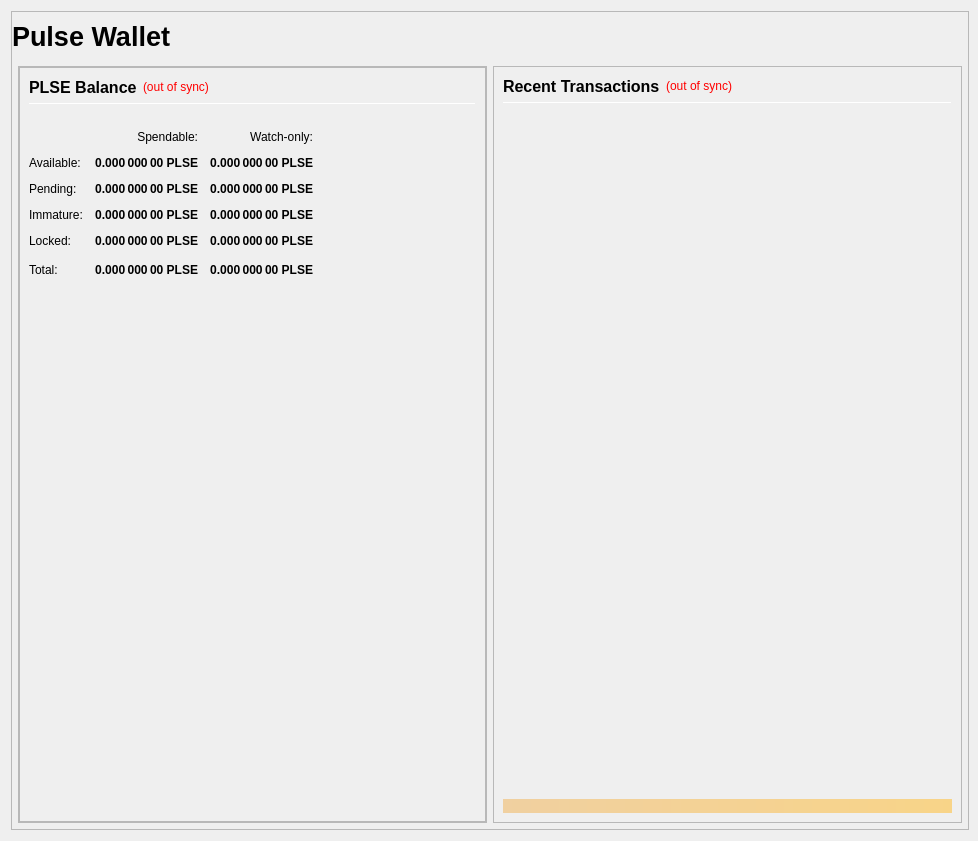
<?xml version="1.0" encoding="UTF-8"?>
<ui version="4.0">
 <class>OverviewPage</class>
 <widget class="QWidget" name="OverviewPage">
  <property name="geometry">
   <rect>
    <x>0</x>
    <y>0</y>
    <width>978</width>
    <height>841</height>
   </rect>
  </property>
  <property name="minimumSize">
   <size>
    <width>960</width>
    <height>682</height>
   </size>
  </property>
  <property name="windowTitle">
   <string>Form</string>
  </property>
  <layout class="QVBoxLayout" name="topLayout" stretch="1">
   <property name="rightMargin">
    <number>9</number>
   </property>
   <item>
    <widget class="QFrame" name="frame_BG">
     <property name="minimumSize">
      <size>
       <width>850</width>
       <height>610</height>
      </size>
     </property>
     <property name="maximumSize">
      <size>
       <width>16777215</width>
       <height>16777215</height>
      </size>
     </property>
     <property name="frameShape">
      <enum>QFrame::StyledPanel</enum>
     </property>
     <property name="frameShadow">
      <enum>QFrame::Raised</enum>
     </property>
     <layout class="QVBoxLayout" name="verticalLayout_3" stretch="0,1">
      <property name="leftMargin">
       <number>0</number>
      </property>
      <property name="topMargin">
       <number>0</number>
      </property>
      <property name="rightMargin">
       <number>0</number>
      </property>
      <property name="bottomMargin">
       <number>6</number>
      </property>
      <item>
       <widget class="QFrame" name="frame_Header">
        <layout class="QVBoxLayout" name="verticalLayout_Header" stretch="0">
         <property name="leftMargin">
          <number>0</number>
         </property>
         <property name="topMargin">
          <number>0</number>
         </property>
         <property name="rightMargin">
          <number>0</number>
         </property>
         <property name="bottomMargin">
          <number>0</number>
         </property>
         <item>
          <layout class="QHBoxLayout" name="horizontalLayout_Header" stretch="0">
           <property name="spacing">
            <number>6</number>
           </property>
           <item>
            <widget class="QLabel" name="labelOverviewHeaderLeft">
             <property name="minimumSize">
              <size>
               <width>852</width>
               <height>48</height>
              </size>
             </property>
             <property name="maximumSize">
              <size>
               <width>16777215</width>
               <height>48</height>
              </size>
             </property>
             <property name="font">
              <font>
               <pointsize>20</pointsize>
               <weight>75</weight>
               <bold>true</bold>
              </font>
             </property>
             <property name="text">
              <string>Pulse Wallet</string>
             </property>
             <property name="alignment">
              <set>Qt::AlignLeading|Qt::AlignLeft|Qt::AlignVCenter</set>
             </property>
             <property name="margin">
              <number>5</number>
             </property>
            </widget>
           </item>
          </layout>
         </item>
        </layout>
       </widget>
      </item>
      <item>
       <layout class="QVBoxLayout" name="verticalLayout_Master" stretch="1">
        <property name="leftMargin">
         <number>0</number>
        </property>
        <property name="topMargin">
         <number>0</number>
        </property>
        <property name="rightMargin">
         <number>0</number>
        </property>
        <property name="bottomMargin">
         <number>0</number>
        </property>
        <item>
         <widget class="QFrame" name="frame_Content">
          <layout class="QVBoxLayout" name="verticalLayout_Content">
           <property name="leftMargin">
            <number>6</number>
           </property>
           <property name="topMargin">
            <number>0</number>
           </property>
           <property name="rightMargin">
            <number>6</number>
           </property>
           <property name="bottomMargin">
            <number>0</number>
           </property>
           <item>
            <layout class="QHBoxLayout" name="horizontalLayout_Content" stretch="1,1">
             <property name="spacing">
              <number>6</number>
             </property>
             <item>
              <layout class="QVBoxLayout" name="verticalLayout_left" stretch="1">
               <item>
                <widget class="QFrame" name="frameObfuscation">
                 <property name="minimumSize">
                  <size>
                   <width>0</width>
                   <height>0</height>
                  </size>
                 </property>
                 <property name="frameShape">
                  <enum>QFrame::StyledPanel</enum>
                 </property>
                 <property name="frameShadow">
                  <enum>QFrame::Raised</enum>
                 </property>
                 <layout class="QVBoxLayout" name="verticalLayout" stretch="0">
                  <property name="leftMargin">
                   <number>0</number>
                  </property>
                  <property name="topMargin">
                   <number>0</number>
                  </property>
                  <property name="rightMargin">
                   <number>0</number>
                  </property>
                  <property name="bottomMargin">
                   <number>0</number>
                  </property>
                  <item>
                   <widget class="QFrame" name="frame_Balances">
                    <property name="frameShape">
                     <enum>QFrame::StyledPanel</enum>
                    </property>
                    <property name="frameShadow">
                     <enum>QFrame::Raised</enum>
                    </property>
                    <layout class="QVBoxLayout" name="verticalLayout_4">
                     <item>
                      <layout class="QHBoxLayout" name="horizontalLayout_4">
                       <item>
                        <widget class="QLabel" name="label_5">
                         <property name="minimumSize">
                          <size>
                           <width>0</width>
                           <height>20</height>
                          </size>
                         </property>
                         <property name="font">
                          <font>
                           <pointsize>12</pointsize>
                           <weight>75</weight>
                           <bold>true</bold>
                          </font>
                         </property>
                         <property name="text">
                          <string>PLSE Balance</string>
                         </property>
                        </widget>
                       </item>
                       <item>
                        <widget class="QLabel" name="labelWalletStatus">
                         <property name="cursor">
                          <cursorShape>WhatsThisCursor</cursorShape>
                         </property>
                         <property name="toolTip">
                          <string>The displayed information may be out of date. Your wallet automatically synchronizes with the Pulse network after a connection is established, but this process has not completed yet.</string>
                         </property>
                         <property name="styleSheet">
                          <string notr="true">QLabel { color: red; }</string>
                         </property>
                         <property name="text">
                          <string notr="true">(out of sync)</string>
                         </property>
                         <property name="alignment">
                          <set>Qt::AlignLeading|Qt::AlignLeft|Qt::AlignVCenter</set>
                         </property>
                        </widget>
                       </item>
                       <item>
                        <spacer name="horizontalSpacer_3">
                         <property name="orientation">
                          <enum>Qt::Horizontal</enum>
                         </property>
                         <property name="sizeHint" stdset="0">
                          <size>
                           <width>40</width>
                           <height>20</height>
                          </size>
                         </property>
                        </spacer>
                       </item>
                      </layout>
                     </item>
                     <item>
                      <widget class="Line" name="line_Balance">
                       <property name="minimumSize">
                        <size>
                         <width>0</width>
                         <height>1</height>
                        </size>
                       </property>
                       <property name="maximumSize">
                        <size>
                         <width>16777215</width>
                         <height>1</height>
                        </size>
                       </property>
                       <property name="orientation">
                        <enum>Qt::Horizontal</enum>
                       </property>
                      </widget>
                     </item>
                     <item>
                      <spacer name="verticalSpacer">
                       <property name="orientation">
                        <enum>Qt::Vertical</enum>
                       </property>
                       <property name="sizeType">
                        <enum>QSizePolicy::Fixed</enum>
                       </property>
                       <property name="sizeHint" stdset="0">
                        <size>
                         <width>20</width>
                         <height>20</height>
                        </size>
                       </property>
                      </spacer>
                     </item>
                     <item>
                      <layout class="QGridLayout" name="gridLayout">
                       <property name="spacing">
                        <number>12</number>
                       </property>
                       <item row="0" column="1">
                        <widget class="QLabel" name="labelSpendable">
                         <property name="text">
                          <string>Spendable:</string>
                         </property>
                         <property name="alignment">
                          <set>Qt::AlignRight|Qt::AlignTrailing|Qt::AlignVCenter</set>
                         </property>
                        </widget>
                       </item>
                       <item row="0" column="2">
                        <widget class="QLabel" name="labelWatchonly">
                         <property name="text">
                          <string>Watch-only:</string>
                         </property>
                         <property name="alignment">
                          <set>Qt::AlignRight|Qt::AlignTrailing|Qt::AlignVCenter</set>
                         </property>
                        </widget>
                       </item>
                       <item row="1" column="0">
                        <widget class="QLabel" name="labelBalanceText">
                         <property name="text">
                          <string>Available:</string>
                         </property>
                        </widget>
                       </item>
                       <item row="1" column="1">
                        <widget class="QLabel" name="labelBalance">
                         <property name="font">
                          <font>
                           <weight>75</weight>
                           <bold>true</bold>
                          </font>
                         </property>
                         <property name="cursor">
                          <cursorShape>IBeamCursor</cursorShape>
                         </property>
                         <property name="toolTip">
                          <string>Your current spendable balance</string>
                         </property>
                         <property name="text">
                          <string notr="true">0.000 000 00 PLSE</string>
                         </property>
                         <property name="alignment">
                          <set>Qt::AlignRight|Qt::AlignTrailing|Qt::AlignVCenter</set>
                         </property>
                         <property name="textInteractionFlags">
                          <set>Qt::LinksAccessibleByMouse|Qt::TextSelectableByKeyboard|Qt::TextSelectableByMouse</set>
                         </property>
                        </widget>
                       </item>
                       <item row="1" column="2">
                        <widget class="QLabel" name="labelWatchAvailable">
                         <property name="font">
                          <font>
                           <weight>75</weight>
                           <bold>true</bold>
                          </font>
                         </property>
                         <property name="cursor">
                          <cursorShape>IBeamCursor</cursorShape>
                         </property>
                         <property name="toolTip">
                          <string>Your current balance in watch-only addresses</string>
                         </property>
                         <property name="text">
                          <string notr="true">0.000 000 00 PLSE</string>
                         </property>
                         <property name="alignment">
                          <set>Qt::AlignRight|Qt::AlignTrailing|Qt::AlignVCenter</set>
                         </property>
                         <property name="textInteractionFlags">
                          <set>Qt::LinksAccessibleByMouse|Qt::TextSelectableByKeyboard|Qt::TextSelectableByMouse</set>
                         </property>
                        </widget>
                       </item>
                       <item row="2" column="0">
                        <widget class="QLabel" name="labelPendingText">
                         <property name="text">
                          <string>Pending:</string>
                         </property>
                        </widget>
                       </item>
                       <item row="2" column="1">
                        <widget class="QLabel" name="labelUnconfirmed">
                         <property name="font">
                          <font>
                           <weight>75</weight>
                           <bold>true</bold>
                          </font>
                         </property>
                         <property name="cursor">
                          <cursorShape>IBeamCursor</cursorShape>
                         </property>
                         <property name="toolTip">
                          <string>Total of transactions that have yet to be confirmed, and do not yet count toward the spendable balance</string>
                         </property>
                         <property name="text">
                          <string notr="true">0.000 000 00 PLSE</string>
                         </property>
                         <property name="alignment">
                          <set>Qt::AlignRight|Qt::AlignTrailing|Qt::AlignVCenter</set>
                         </property>
                         <property name="textInteractionFlags">
                          <set>Qt::LinksAccessibleByMouse|Qt::TextSelectableByKeyboard|Qt::TextSelectableByMouse</set>
                         </property>
                        </widget>
                       </item>
                       <item row="2" column="2">
                        <widget class="QLabel" name="labelWatchPending">
                         <property name="font">
                          <font>
                           <weight>75</weight>
                           <bold>true</bold>
                          </font>
                         </property>
                         <property name="cursor">
                          <cursorShape>IBeamCursor</cursorShape>
                         </property>
                         <property name="toolTip">
                          <string>Unconfirmed transactions to watch-only addresses</string>
                         </property>
                         <property name="text">
                          <string notr="true">0.000 000 00 PLSE</string>
                         </property>
                         <property name="alignment">
                          <set>Qt::AlignRight|Qt::AlignTrailing|Qt::AlignVCenter</set>
                         </property>
                         <property name="textInteractionFlags">
                          <set>Qt::LinksAccessibleByMouse|Qt::TextSelectableByKeyboard|Qt::TextSelectableByMouse</set>
                         </property>
                        </widget>
                       </item>
                       <item row="3" column="0">
                        <widget class="QLabel" name="labelImmatureText">
                         <property name="text">
                          <string>Immature:</string>
                         </property>
                        </widget>
                       </item>
                       <item row="3" column="1">
                        <widget class="QLabel" name="labelImmature">
                         <property name="font">
                          <font>
                           <weight>75</weight>
                           <bold>true</bold>
                          </font>
                         </property>
                         <property name="cursor">
                          <cursorShape>IBeamCursor</cursorShape>
                         </property>
                         <property name="toolTip">
                          <string>Staked or masternode rewards that has not yet matured</string>
                         </property>
                         <property name="text">
                          <string notr="true">0.000 000 00 PLSE</string>
                         </property>
                         <property name="alignment">
                          <set>Qt::AlignRight|Qt::AlignTrailing|Qt::AlignVCenter</set>
                         </property>
                         <property name="textInteractionFlags">
                          <set>Qt::LinksAccessibleByMouse|Qt::TextSelectableByKeyboard|Qt::TextSelectableByMouse</set>
                         </property>
                        </widget>
                       </item>
                       <item row="3" column="2">
                        <widget class="QLabel" name="labelWatchImmature">
                         <property name="font">
                          <font>
                           <weight>75</weight>
                           <bold>true</bold>
                          </font>
                         </property>
                         <property name="cursor">
                          <cursorShape>IBeamCursor</cursorShape>
                         </property>
                         <property name="toolTip">
                          <string>Staked or masternode rewards in watch-only addresses that has not yet matured</string>
                         </property>
                         <property name="text">
                          <string notr="true">0.000 000 00 PLSE</string>
                         </property>
                         <property name="alignment">
                          <set>Qt::AlignRight|Qt::AlignTrailing|Qt::AlignVCenter</set>
                         </property>
                         <property name="textInteractionFlags">
                          <set>Qt::LinksAccessibleByMouse|Qt::TextSelectableByKeyboard|Qt::TextSelectableByMouse</set>
                         </property>
                        </widget>
                       </item>
                       <item row="4" column="0">
                        <widget class="QLabel" name="labelLockedBalanceText">
                         <property name="toolTip">
                          <string>Locked PLSE or Masternode collaterals. These are excluded from staking.</string>
                         </property>
                         <property name="text">
                          <string>Locked:</string>
                         </property>
                        </widget>
                       </item>
                       <item row="4" column="1">
                        <widget class="QLabel" name="labelLockedBalance">
                         <property name="font">
                          <font>
                           <weight>75</weight>
                           <bold>true</bold>
                          </font>
                         </property>
                         <property name="cursor">
                          <cursorShape>IBeamCursor</cursorShape>
                         </property>
                         <property name="toolTip">
                          <string>Locked PLSE or Masternode collaterals. These are excluded from staking.</string>
                         </property>
                         <property name="text">
                          <string notr="true">0.000 000 00 PLSE</string>
                         </property>
                         <property name="alignment">
                          <set>Qt::AlignRight|Qt::AlignTrailing|Qt::AlignVCenter</set>
                         </property>
                         <property name="textInteractionFlags">
                          <set>Qt::LinksAccessibleByMouse|Qt::TextSelectableByKeyboard|Qt::TextSelectableByMouse</set>
                         </property>
                        </widget>
                       </item>
                       <item row="4" column="2">
                        <widget class="QLabel" name="labelWatchLocked">
                         <property name="font">
                          <font>
                           <weight>75</weight>
                           <bold>true</bold>
                          </font>
                         </property>
                         <property name="cursor">
                          <cursorShape>IBeamCursor</cursorShape>
                         </property>
                         <property name="toolTip">
                          <string>Current locked balance in watch-only addresses</string>
                         </property>
                         <property name="text">
                          <string notr="true">0.000 000 00 PLSE</string>
                         </property>
                         <property name="alignment">
                          <set>Qt::AlignRight|Qt::AlignTrailing|Qt::AlignVCenter</set>
                         </property>
                         <property name="textInteractionFlags">
                          <set>Qt::LinksAccessibleByMouse|Qt::TextSelectableByKeyboard|Qt::TextSelectableByMouse</set>
                         </property>
                        </widget>
                       </item>
                       <item row="5" column="0">
                        <widget class="QLabel" name="labelTotalText">
                         <property name="toolTip">
                          <string>Your current Pulse balance, unconfirmed and immature transactions included</string>
                         </property>
                         <property name="text">
                          <string>Total:</string>
                         </property>
                        </widget>
                       </item>
                       <item row="5" column="1">
                        <widget class="QLabel" name="labelTotal">
                         <property name="font">
                          <font>
                           <weight>75</weight>
                           <bold>true</bold>
                          </font>
                         </property>
                         <property name="cursor">
                          <cursorShape>IBeamCursor</cursorShape>
                         </property>
                         <property name="toolTip">
                          <string>Your current Pulse balance, unconfirmed and immature transactions included</string>
                         </property>
                         <property name="text">
                          <string notr="true">0.000 000 00 PLSE</string>
                         </property>
                         <property name="alignment">
                          <set>Qt::AlignRight|Qt::AlignTrailing|Qt::AlignVCenter</set>
                         </property>
                         <property name="textInteractionFlags">
                          <set>Qt::LinksAccessibleByMouse|Qt::TextSelectableByKeyboard|Qt::TextSelectableByMouse</set>
                         </property>
                        </widget>
                       </item>
                       <item row="5" column="2">
                        <widget class="QLabel" name="labelWatchTotal">
                         <property name="font">
                          <font>
                           <weight>75</weight>
                           <bold>true</bold>
                          </font>
                         </property>
                         <property name="cursor">
                          <cursorShape>IBeamCursor</cursorShape>
                         </property>
                         <property name="toolTip">
                          <string>Current total balance in watch-only addresses</string>
                         </property>
                         <property name="text">
                          <string notr="true">0.000 000 00 PLSE</string>
                         </property>
                         <property name="alignment">
                          <set>Qt::AlignRight|Qt::AlignTrailing|Qt::AlignVCenter</set>
                         </property>
                         <property name="textInteractionFlags">
                          <set>Qt::LinksAccessibleByMouse|Qt::TextSelectableByKeyboard|Qt::TextSelectableByMouse</set>
                         </property>
                        </widget>
                       </item>
                       <item row="5" column="3">
                        <spacer name="horizontalSpacer_9">
                         <property name="orientation">
                          <enum>Qt::Horizontal</enum>
                         </property>
                         <property name="sizeHint" stdset="0">
                          <size>
                           <width>40</width>
                           <height>20</height>
                          </size>
                         </property>
                        </spacer>
                       </item>
                      </layout>
                     </item>
                     <item>
                      <spacer name="verticalSpacer_3">
                       <property name="orientation">
                        <enum>Qt::Vertical</enum>
                       </property>
                       <property name="sizeHint" stdset="0">
                        <size>
                         <width>20</width>
                         <height>40</height>
                        </size>
                       </property>
                      </spacer>
                     </item>
                    </layout>
                   </widget>
                  </item>
                 </layout>
                </widget>
               </item>
              </layout>
             </item>
             <item>
              <layout class="QVBoxLayout" name="verticalLayout_right" stretch="1">
               <item>
                <widget class="QFrame" name="frame_RecentTransactions">
                 <property name="minimumSize">
                  <size>
                   <width>0</width>
                   <height>0</height>
                  </size>
                 </property>
                 <property name="frameShape">
                  <enum>QFrame::StyledPanel</enum>
                 </property>
                 <property name="frameShadow">
                  <enum>QFrame::Raised</enum>
                 </property>
                 <layout class="QVBoxLayout" name="verticalLayout_1" stretch="0,0,0,0,0">
                  <item>
                   <layout class="QHBoxLayout" name="horizontalLayout_2">
                    <item>
                     <widget class="QLabel" name="label_4">
                      <property name="minimumSize">
                       <size>
                        <width>0</width>
                        <height>20</height>
                       </size>
                      </property>
                      <property name="font">
                       <font>
                        <pointsize>12</pointsize>
                        <weight>75</weight>
                        <bold>true</bold>
                       </font>
                      </property>
                      <property name="text">
                       <string>Recent Transactions</string>
                      </property>
                     </widget>
                    </item>
                    <item>
                     <widget class="QLabel" name="labelTransactionsStatus">
                      <property name="cursor">
                       <cursorShape>WhatsThisCursor</cursorShape>
                      </property>
                      <property name="toolTip">
                       <string>The displayed information may be out of date. Your wallet automatically synchronizes with the Pulse network after a connection is established, but this process has not completed yet.</string>
                      </property>
                      <property name="styleSheet">
                       <string notr="true">QLabel { color: red; }</string>
                      </property>
                      <property name="text">
                       <string notr="true">(out of sync)</string>
                      </property>
                      <property name="alignment">
                       <set>Qt::AlignRight|Qt::AlignTrailing|Qt::AlignVCenter</set>
                      </property>
                     </widget>
                    </item>
                    <item>
                     <spacer name="horizontalSpacer">
                      <property name="orientation">
                       <enum>Qt::Horizontal</enum>
                      </property>
                      <property name="sizeHint" stdset="0">
                       <size>
                        <width>40</width>
                        <height>20</height>
                       </size>
                      </property>
                     </spacer>
                    </item>
                   </layout>
                  </item>
                  <item>
                   <widget class="Line" name="line">
                    <property name="minimumSize">
                     <size>
                      <width>0</width>
                      <height>1</height>
                     </size>
                    </property>
                    <property name="maximumSize">
                     <size>
                      <width>16777215</width>
                      <height>1</height>
                     </size>
                    </property>
                    <property name="orientation">
                     <enum>Qt::Horizontal</enum>
                    </property>
                   </widget>
                  </item>
                  <item>
                   <widget class="QListView" name="listTransactions">
                    <property name="minimumSize">
                     <size>
                      <width>0</width>
                      <height>0</height>
                     </size>
                    </property>
                    <property name="styleSheet">
                     <string notr="true">QListView { background: transparent; }</string>
                    </property>
                    <property name="frameShape">
                     <enum>QFrame::NoFrame</enum>
                    </property>
                    <property name="verticalScrollBarPolicy">
                     <enum>Qt::ScrollBarAlwaysOff</enum>
                    </property>
                    <property name="horizontalScrollBarPolicy">
                     <enum>Qt::ScrollBarAlwaysOff</enum>
                    </property>
                    <property name="selectionMode">
                     <enum>QAbstractItemView::NoSelection</enum>
                    </property>
                   </widget>
                  </item>
                  <item>
                   <spacer name="verticalSpacer_2">
                    <property name="orientation">
                     <enum>Qt::Vertical</enum>
                    </property>
                    <property name="sizeType">
                     <enum>QSizePolicy::Expanding</enum>
                    </property>
                    <property name="sizeHint" stdset="0">
                     <size>
                      <width>20</width>
                      <height>40</height>
                     </size>
                    </property>
                   </spacer>
                  </item>
                  <item>
                   <widget class="QLabel" name="labelAlerts">
                    <property name="maximumSize">
                     <size>
                      <width>16777215</width>
                      <height>16777215</height>
                     </size>
                    </property>
                    <property name="styleSheet">
                     <string notr="true">background-color: qlineargradient(x1: 0, y1: 0, x2: 1, y2: 0, stop:0 #F0D0A0, stop:1 #F8D488); color:#000000;</string>
                    </property>
                    <property name="text">
                     <string/>
                    </property>
                    <property name="wordWrap">
                     <bool>true</bool>
                    </property>
                    <property name="margin">
                     <number>3</number>
                    </property>
                   </widget>
                  </item>
                 </layout>
                </widget>
               </item>
              </layout>
             </item>
            </layout>
           </item>
          </layout>
         </widget>
        </item>
       </layout>
      </item>
     </layout>
    </widget>
   </item>
  </layout>
 </widget>
 <resources/>
 <connections/>
</ui>
